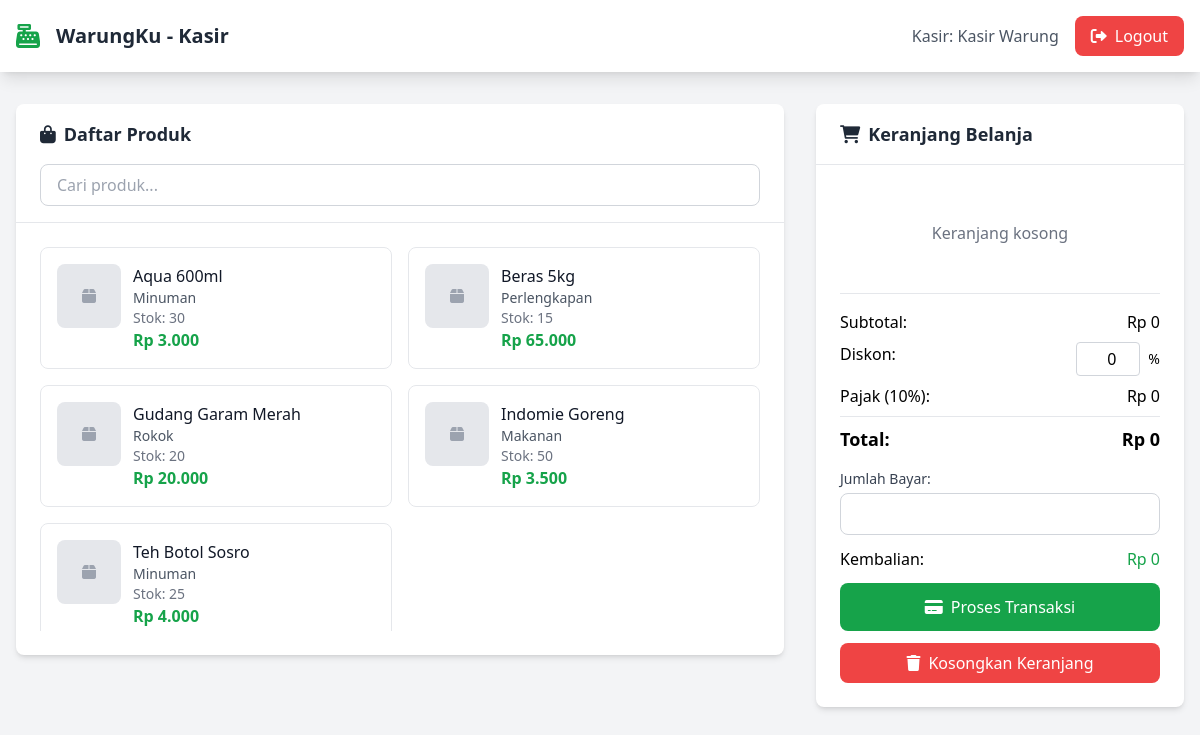
/kasir/dashboard.php (signed in), run on the app's committed database.
### tables this page shows
CREATE TABLE produk (
    id_produk INT AUTO_INCREMENT PRIMARY KEY,
    kode_produk VARCHAR(20) UNIQUE NOT NULL,
    nama_produk VARCHAR(100) NOT NULL,
    id_kategori INT,
    harga_jual DECIMAL(10,2) NOT NULL,
    stok INT DEFAULT 0,
    stok_minimum INT DEFAULT 5,
    foto_produk VARCHAR(255) NULL,
    status ENUM('aktif', 'nonaktif') DEFAULT 'aktif',
    created_at TIMESTAMP DEFAULT CURRENT_TIMESTAMP,
    FOREIGN KEY (id_kategori) REFERENCES kategori(id_kategori)
);

CREATE TABLE kategori (
    id_kategori INT AUTO_INCREMENT PRIMARY KEY,
    nama_kategori VARCHAR(50) NOT NULL,
    deskripsi TEXT,
    created_at TIMESTAMP DEFAULT CURRENT_TIMESTAMP
);

### kasir/dashboard.php (the view, shortened to what this page needs)
<?php
include '../config/db.php';
$products = mysqli_query($conn, "
    SELECT p.*, k.nama_kategori
    FROM produk p
    JOIN kategori k ON p.id_kategori = k.id_kategori
    WHERE p.status = 'aktif' AND p.stok > 0
    ORDER BY p.nama_produk
");
?>
<!DOCTYPE html>
<html lang="id">
<head>
    <script src="https://cdn.tailwindcss.com"></script>
    <link href="https://cdnjs.cloudflare.com/ajax/libs/font-awesome/6.0.0/css/all.min.css" rel="stylesheet">
</head>
<body class="bg-gray-100">
    <nav class="bg-white shadow-lg">
        <div class="max-w-7xl mx-auto px-4">
            <div class="flex justify-between items-center py-4">
                <div class="flex items-center space-x-4">
                    <i class="fas fa-cash-register text-2xl text-green-600"></i>
                    <h1 class="text-xl font-bold text-gray-800">WarungKu - Kasir</h1>
                </div>
                <div class="flex items-center space-x-4">
                    <span class="text-gray-600">Kasir: <?php echo $_SESSION['nama_lengkap']; ?></span>
                    <a href="../auth/logout.php" class="bg-red-500 text-white px-4 py-2 rounded-lg hover:bg-red-600 transition">
                        <i class="fas fa-sign-out-alt mr-2"></i>Logout
                    </a>
                </div>
            </div>
        </div>
    </nav>
    <div class="max-w-7xl mx-auto px-4 py-8">
        <div class="grid grid-cols-1 lg:grid-cols-3 gap-8">
            <div class="lg:col-span-2">
                <div class="bg-white rounded-lg shadow-md">
                    <div class="px-6 py-4 border-b border-gray-200">
                        <h2 class="text-lg font-semibold text-gray-800">
                            <i class="fas fa-shopping-bag mr-2"></i>Daftar Produk
                        </h2>
                        <div class="mt-4">
                            <input type="text" id="searchProduct" placeholder="Cari produk..."
                                   class="w-full px-4 py-2 border border-gray-300 rounded-lg focus:ring-2 focus:ring-green-500 focus:border-transparent">
                        </div>
                    </div>
                    <div class="p-6">
                        <div id="productList" class="grid grid-cols-1 md:grid-cols-2 gap-4 max-h-96 overflow-y-auto">
    <?php while ($product = mysqli_fetch_assoc($products)): ?>
        <div class="product-item border border-gray-200 rounded-lg p-4 hover:shadow-md transition cursor-pointer"
             onclick="addToCart(<?php echo $product['id_produk']; ?>, '<?php echo addslashes($product['nama_produk']); ?>', <?php echo $product['harga_jual']; ?>, <?php echo $product['stok']; ?>)">
            <div class="flex items-start gap-3">
                <div class="flex-shrink-0">
                    <?php if (!empty($product['foto_produk']) && file_exists("../uploads/{$product['foto_produk']}")): ?>
                        <img src="../uploads/<?php echo $product['foto_produk']; ?>"
                             alt="<?php echo htmlspecialchars($product['nama_produk']); ?>"
                             class="w-16 h-16 object-cover rounded-lg border">
                    <?php else: ?>
                        <div class="w-16 h-16 bg-gray-200 rounded-lg flex items-center justify-center">
                            <i class="fas fa-box text-gray-400"></i>
                        </div>
                    <?php endif; ?>
                </div>
                <div class="flex-1">
                    <h3 class="font-medium text-gray-900"><?php echo $product['nama_produk']; ?></h3>
                    <p class="text-sm text-gray-600"><?php echo $product['nama_kategori']; ?></p>
                    <p class="text-sm text-gray-500">Stok: <?php echo $product['stok']; ?></p>
                    <p class="font-bold text-green-600">Rp <?php echo number_format($product['harga_jual'], 0, ',', '.'); ?></p>
                </div>
            </div>
        </div>
    <?php endwhile; ?>
</div>
                    </div>
                </div>
            </div>
            <div class="lg:col-span-1">
                <div class="bg-white rounded-lg shadow-md sticky top-4">
                    <div class="px-6 py-4 border-b border-gray-200">
                        <h2 class="text-lg font-semibold text-gray-800">
                            <i class="fas fa-shopping-cart mr-2"></i>Keranjang Belanja
                        </h2>
                    </div>
                    <div class="p-6">
                        <div id="cartItems" class="space-y-3 mb-4 max-h-64 overflow-y-auto">
                            <p class="text-gray-500 text-center py-8">Keranjang kosong</p>
                        </div>
                        <div class="border-t pt-4 space-y-2">
                            <div class="flex justify-between">
                                <span>Subtotal:</span>
                                <span id="subtotal">Rp 0</span>
                            </div>
                            <div class="flex justify-between">
    <span>Diskon:</span>
    <div class="flex items-center gap-2">
        <input type="number" id="diskonPersen" value="0" min="0" max="100" step="1"
               class="w-16 px-2 py-1 border border-gray-300 rounded text-right"
               onchange="calculateTotal()">
        <span class="text-sm">%</span>
    </div>
</div>
                            <div class="flex justify-between">
                                <span>Pajak (10%):</span>
                                <span id="pajak">Rp 0</span>
                            </div>
                            <div class="flex justify-between font-bold text-lg border-t pt-2">
                                <span>Total:</span>
                                <span id="total">Rp 0</span>
                            </div>
                        </div>
                        <div class="mt-4 space-y-3">
                            <div>
                                <label class="block text-sm font-medium text-gray-700 mb-1">Jumlah Bayar:</label>
                                <input type="number" id="jumlahBayar" min="0"
                                       class="w-full px-3 py-2 border border-gray-300 rounded-lg focus:ring-2 focus:ring-green-500"
                                       onchange="calculateChange()">
                            </div>
                            <div class="flex justify-between font-medium">
                                <span>Kembalian:</span>
                                <span id="kembalian" class="text-green-600">Rp 0</span>
                            </div>
                            <button onclick="processTransaction()"
                                    class="w-full bg-green-600 text-white py-3 px-4 rounded-lg hover:bg-green-700 transition font-medium">
                                <i class="fas fa-credit-card mr-2"></i>Proses Transaksi
                            </button>
                            <button onclick="clearCart()"
                                    class="w-full bg-red-500 text-white py-2 px-4 rounded-lg hover:bg-red-600 transition">
                                <i class="fas fa-trash mr-2"></i>Kosongkan Keranjang
                            </button>
                        </div>
                    </div>
                </div>
            </div>
        </div>
    </div>
</body>
</html>

### data on the page
produk: nama_produk "Aqua 600ml", id_kategori.nama_kategori "Minuman", stok "30", harga_jual "3.000"
produk: nama_produk "Beras 5kg", id_kategori.nama_kategori "Perlengkapan", stok "15", harga_jual "65.000"
produk: nama_produk "Gudang Garam Merah", id_kategori.nama_kategori "Rokok", stok "20", harga_jual "20.000"
produk: nama_produk "Indomie Goreng", id_kategori.nama_kategori "Makanan", stok "50", harga_jual "3.500"
produk: nama_produk "Teh Botol Sosro", id_kategori.nama_kategori "Minuman", stok "25", harga_jual "4.000"

### other printed values
$_SESSION['nama_lengkap'] "Kasir Warung"
